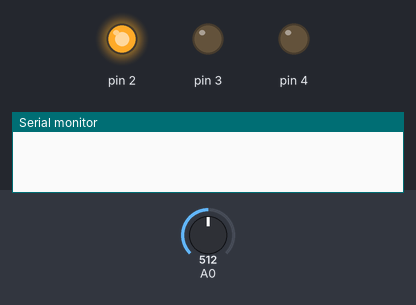
A sketch run on a simulated Arduino Uno, built with avr-gcc and run on an emulated ATmega328P. Parts: output pins drawn as LEDs (lit = HIGH), the last lines printed to the serial monitor. The inputs (shaded band) are chosen by the test bench; at power-on: A0 = 512.

Above: at 2.1 s.
At 4.8 s:
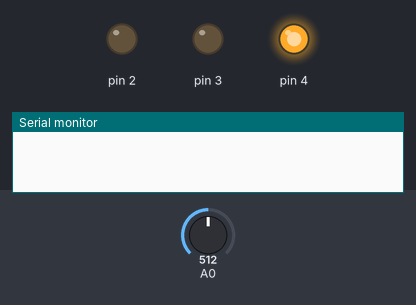
4.9 s: A0 set to 716
At 7.1 s:
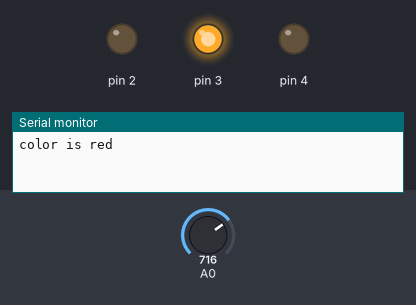
Timing chart, 0 to 13.5 s (numbered marks = the images above; inputs shaded):
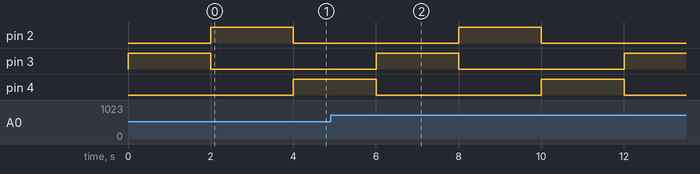

The sketch:

Lab4.ino
```cpp
#include <avr/io.h>        // AVR specific I/O functions
#include <util/delay.h>     // Functions to provide delays
#include <Arduino.h>        // Arduino framework

void setup() {
  pinMode(2,OUTPUT);
  pinMode(3,OUTPUT);
  pinMode(4,OUTPUT);
  pinMode(A0,INPUT);
  Serial.begin(9600);
}

void loop() {
  // put your main code here, to run repeatedly:
  digitalWrite(3,HIGH);
  delay(2000);
  int blue_val = analogRead(A0);
  digitalWrite(3,LOW);
  digitalWrite(2,HIGH);
  delay(2000);
  int yellow_val = analogRead(A0);
  digitalWrite(2,LOW);
  digitalWrite(4,HIGH);
  delay(2000);
  int red_val = analogRead(A0);
  digitalWrite(4,LOW);
  if(red_val>blue_val && red_val > yellow_val)
  {
    Serial.println("color is red");

  }
  else if (yellow_val>blue_val)
  {
    Serial.println("color is yellow");
  }
  else
  {
    Serial.println("color is blue");
  }
}
```
